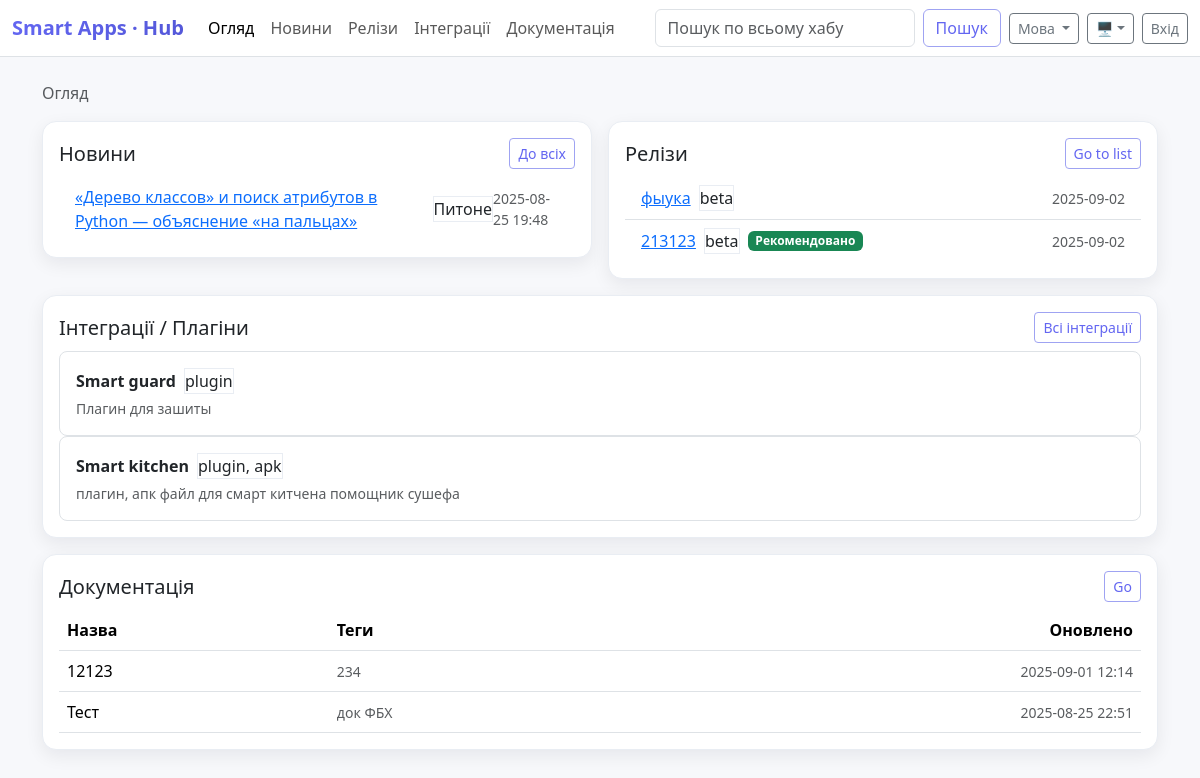
Before: / with the older database file.
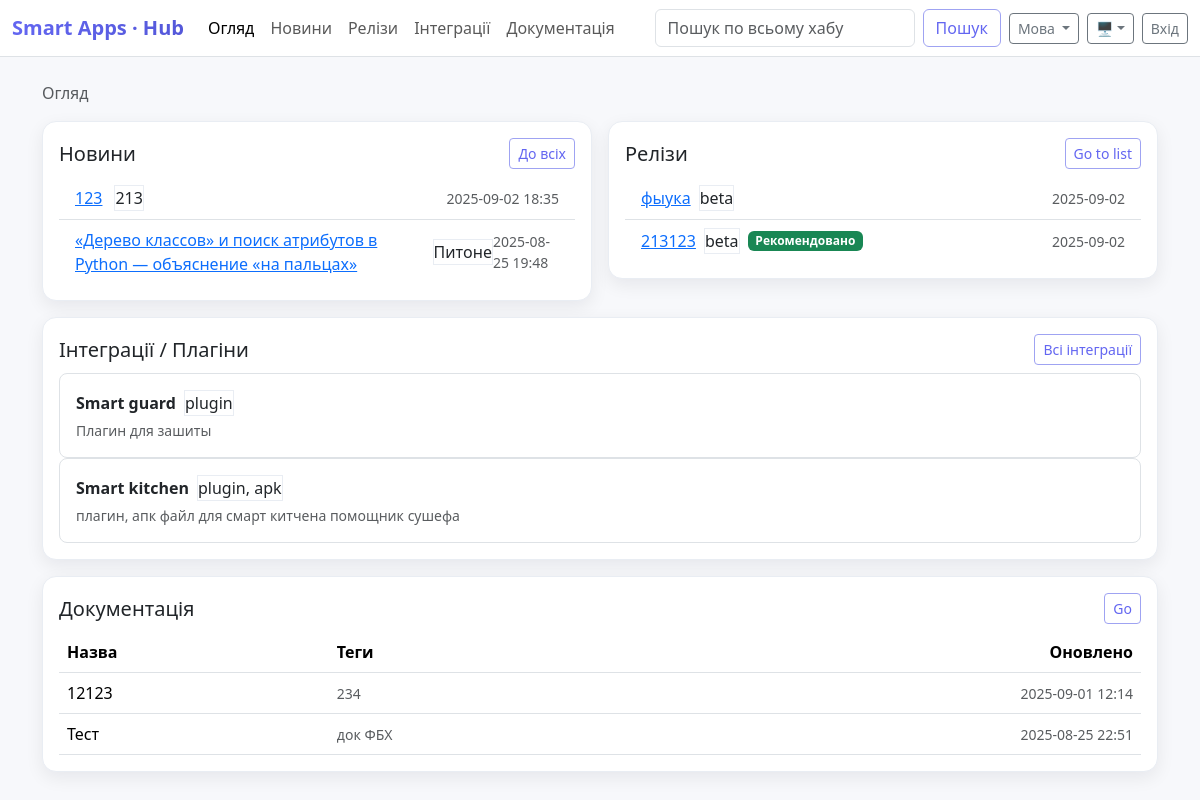
After: the same page with the newer database file.
### tables this page shows
CREATE TABLE news (
        id INTEGER PRIMARY KEY AUTOINCREMENT,
        title TEXT NOT NULL,
        body_md TEXT NOT NULL,
        tags TEXT DEFAULT '',
        created_at TEXT NOT NULL,
        author TEXT DEFAULT ''
    , body_html TEXT NOT NULL DEFAULT '');

CREATE TABLE syrve_releases (
        id INTEGER PRIMARY KEY AUTOINCREMENT,
        name TEXT NOT NULL,
        slug TEXT NOT NULL UNIQUE,
        released_at TEXT NOT NULL,
        channel TEXT NOT NULL DEFAULT 'stable',
        is_recommended INTEGER NOT NULL DEFAULT 0,
        is_lt INTEGER NOT NULL DEFAULT 0
    , notes_html TEXT NOT NULL DEFAULT '');

CREATE TABLE plugins (
        id INTEGER PRIMARY KEY AUTOINCREMENT,
        slug TEXT NOT NULL UNIQUE,
        name TEXT NOT NULL,
        description TEXT NOT NULL,
        repo_url TEXT DEFAULT '',
        homepage TEXT DEFAULT '',
        is_active INTEGER NOT NULL DEFAULT 1
    , category TEXT NOT NULL DEFAULT '');

CREATE TABLE docs (
        id INTEGER PRIMARY KEY AUTOINCREMENT,
        title TEXT NOT NULL,
        description_md TEXT NOT NULL,
        link TEXT DEFAULT '',
        file_path TEXT DEFAULT '',
        tags TEXT DEFAULT '',
        updated_at TEXT NOT NULL
    );

### db.php (called while the page is built, shortened)
<?php
function db(): PDO {
    static $pdo = null;
    if ($pdo === null) {
        $dataDir = __DIR__ . '/data';
        $pdo = new PDO('sqlite:' . $dataDir . '/app.db');
        $pdo->setAttribute(PDO::ATTR_ERRMODE, PDO::ERRMODE_EXCEPTION);
        $pdo->exec('PRAGMA foreign_keys = ON;');
        $pdo->exec('PRAGMA journal_mode = WAL;');
        $pdo->exec('PRAGMA synchronous = NORMAL;');
        $pdo->exec('PRAGMA busy_timeout = 5000;');
        migrate($pdo);
    }
    return $pdo;
}
function col_exists(PDO $pdo, string $table, string $col): bool {
    $st = $pdo->query("PRAGMA table_info($table)");
    foreach ($st->fetchAll(PDO::FETCH_ASSOC) as $r) {
        if (strcasecmp((string)$r['name'], $col) === 0) return true;
    }
    return false;
}
function add_col_if_missing(PDO $pdo, string $table, string $col, string $typeSql): void {
    if (!col_exists($pdo, $table, $col)) {
        $pdo->exec("ALTER TABLE $table ADD COLUMN $col $typeSql");
    }
}
function migrate(PDO $pdo): void {
    $pdo->exec("
        CREATE TABLE IF NOT EXISTS news(
            id INTEGER PRIMARY KEY AUTOINCREMENT,
            title      TEXT NOT NULL,
            body_md    TEXT NOT NULL DEFAULT '',
            body_html  TEXT NOT NULL DEFAULT '',
            tags       TEXT DEFAULT '',
            created_at TEXT NOT NULL,
            author     TEXT DEFAULT ''
        );
    ");
    $pdo->exec("
        CREATE TABLE IF NOT EXISTS docs(
            id INTEGER PRIMARY KEY AUTOINCREMENT,
            title          TEXT NOT NULL,
            description_md TEXT NOT NULL,
            link           TEXT DEFAULT '',
            file_path      TEXT DEFAULT '',
            tags           TEXT DEFAULT '',
            updated_at     TEXT NOT NULL
        );
    ");
    $pdo->exec("
        CREATE TABLE IF NOT EXISTS plugins(
            id        INTEGER PRIMARY KEY AUTOINCREMENT,
            slug      TEXT NOT NULL UNIQUE,
            name      TEXT NOT NULL,
            description TEXT NOT NULL,
            repo_url  TEXT DEFAULT '',
            homepage  TEXT DEFAULT '',
            is_active INTEGER NOT NULL DEFAULT 1,
            category  TEXT NOT NULL DEFAULT ''
        );
    ");
    $pdo->exec("
        CREATE TABLE IF NOT EXISTS plugin_versions(
            id          INTEGER PRIMARY KEY AUTOINCREMENT,
            plugin_id   INTEGER NOT NULL REFERENCES plugins(id) ON DELETE CASCADE,
            version     TEXT NOT NULL,
            channel     TEXT NOT NULL,
            min_syrve   TEXT NOT NULL,
            released_at TEXT NOT NULL,
            file_path   TEXT DEFAULT '',
            checksum    TEXT DEFAULT '',
            changelog_md TEXT DEFAULT ''
        );
    ");
    $pdo->exec("
        CREATE TABLE IF NOT EXISTS syrve_releases(
            id             INTEGER PRIMARY KEY AUTOINCREMENT,
            name           TEXT NOT NULL,
            slug           TEXT NOT NULL UNIQUE,
            released_at    TEXT NOT NULL,
            channel        TEXT NOT NULL,
            is_recommended INTEGER NOT NULL DEFAULT 0,
            is_lt          INTEGER NOT NULL DEFAULT 0,
            notes_html     TEXT NOT NULL DEFAULT ''
        );
    ");
    $pdo->exec("
        CREATE TABLE IF NOT EXISTS users(
            id INTEGER PRIMARY KEY AUTOINCREMENT,
            username     TEXT NOT NULL UNIQUE,
            password_hash TEXT NOT NULL,
            role         TEXT NOT NULL DEFAULT 'editor',
            is_active    INTEGER NOT NULL DEFAULT 1,
            created_at   TEXT NOT NULL
        );
    ");
    add_col_if_missing($pdo, 'news', 'body_html', "TEXT NOT NULL DEFAULT ''");
    add_col_if_missing($pdo, 'syrve_releases', 'notes_html', "TEXT NOT NULL DEFAULT ''");
    add_col_if_missing($pdo, 'plugins', 'category', "TEXT NOT NULL DEFAULT ''");
    $pdo->exec("
        CREATE TABLE IF NOT EXISTS plugin_files(
            id INTEGER PRIMARY KEY AUTOINCREMENT,
            plugin_version_id INTEGER NOT NULL REFERENCES plugin_versions(id) ON DELETE CASCADE,
            label      TEXT NOT NULL DEFAULT '',
            file_path  TEXT NOT NULL,
            checksum   TEXT NOT NULL DEFAULT '',
            ext        TEXT NOT NULL DEFAULT '',
            size_bytes INTEGER NOT NULL DEFAULT 0
        );
    ");
    add_col_if_missing($pdo, 'plugin_files', 'ext', "TEXT NOT NULL DEFAULT ''");
    add_col_if_missing($pdo, 'plugin_files', 'size_bytes', "INTEGER NOT NULL DEFAULT 0");
    $u = __DIR__ . '/uploads';
    $pdo->exec("
        CREATE VIRTUAL TABLE IF NOT EXISTS search_all USING fts5(
            type,              -- 'news' | 'doc' | 'plugin'
            rid UNINDEXED,     -- id строки в своей таблице
            title,
            body,
            tags,
            tokenize='unicode61'
        );
    ");
    $pdo->exec("
        CREATE TRIGGER IF NOT EXISTS trg_news_ai AFTER INSERT ON news BEGIN
          INSERT INTO search_all(type,rid,title,body,tags)
          VALUES('news', NEW.id, NEW.title, COALESCE(NULLIF(NEW.body_html,''), NEW.body_md), COALESCE(NEW.tags,''));
        END;
    ");
    $pdo->exec("
        CREATE TRIGGER IF NOT EXISTS trg_news_au AFTER UPDATE ON news BEGIN
          DELETE FROM search_all WHERE type='news' AND rid=OLD.id;
          INSERT INTO search_all(type,rid,title,body,tags)
          VALUES('news', NEW.id, NEW.title, COALESCE(NULLIF(NEW.body_html,''), NEW.body_md), COALESCE(NEW.tags,''));
        END;
    ");
    $pdo->exec("
        CREATE TRIGGER IF NOT EXISTS trg_news_ad AFTER DELETE ON news BEGIN
          DELETE FROM search_all WHERE type='news' AND rid=OLD.id;
        END;
    ");
    $pdo->exec("
        CREATE TRIGGER IF NOT EXISTS trg_docs_ai AFTER INSERT ON docs BEGIN
          INSERT INTO search_all(type,rid,title,body,tags)
          VALUES('doc', NEW.id, NEW.title, NEW.description_md, COALESCE(NEW.tags,''));
        END;
    ");
    $pdo->exec("
        CREATE TRIGGER IF NOT EXISTS trg_docs_au AFTER UPDATE ON docs BEGIN
          DELETE FROM search_all WHERE type='doc' AND rid=OLD.id;
          INSERT INTO search_all(type,rid,title,body,tags)
          VALUES('doc', NEW.id, NEW.title, NEW.description_md, COALESCE(NEW.tags,''));
        END;
    ");
    $pdo->exec("
        CREATE TRIGGER IF NOT EXISTS trg_docs_ad AFTER DELETE ON docs BEGIN
          DELETE FROM search_all WHERE type='doc' AND rid=OLD.id;
        END;
    ");
    $pdo->exec("
        CREATE TRIGGER IF NOT EXISTS trg_plugins_ai AFTER INSERT ON plugins BEGIN
          INSERT INTO search_all(type,rid,title,body,tags)
          VALUES('plugin', NEW.id, NEW.name, NEW.description, COALESCE(NEW.category,''));
        END;
    ");
    $pdo->exec("
        CREATE TRIGGER IF NOT EXISTS trg_plugins_au AFTER UPDATE ON plugins BEGIN
          DELETE FROM search_all WHERE type='plugin' AND rid=OLD.id;
          INSERT INTO search_all(type,rid,title,body,tags)
          VALUES('plugin', NEW.id, NEW.name, NEW.description, COALESCE(NEW.category,''));
        END;
    ");
    $pdo->exec("
        CREATE TRIGGER IF NOT EXISTS trg_plugins_ad AFTER DELETE ON plugins BEGIN
          DELETE FROM search_all WHERE type='plugin' AND rid=OLD.id;
        END;
    ");
    try {
        $cnt = (int)$pdo->query("SELECT COUNT(*) FROM search_all")->fetchColumn();
    } catch (Throwable $e) {
        $cnt = 0;
    }
}

### helpers.php (called while the page is built, shortened)
<?php
require_once __DIR__.'/db.php';
if (!function_exists('__')) {
    function __($key): string {
        $d = $GLOBALS['I18N'] ?? [];
        return (string)($d[$key] ?? $key);
    }
}
function e($s){ return htmlspecialchars((string)($s ?? ''), ENT_QUOTES, 'UTF-8'); }
function db_all($sql, $params = []){
    $st = db()->prepare($sql);
    $st->execute($params);
    return $st->fetchAll(PDO::FETCH_ASSOC);
}

### index.php (the view, shortened to what the changed rows need)
<?php
require_once __DIR__.'/helpers.php';
include __DIR__.'/partials_header.php';
$news  = db_all("SELECT id,title,tags,created_at FROM news ORDER BY datetime(created_at) DESC LIMIT 5");
$rels  = db_all("SELECT name,slug,released_at,channel,is_recommended,is_lt FROM syrve_releases ORDER BY datetime(released_at) DESC LIMIT 5");
$plugs = db_all("SELECT id,name,description,category FROM plugins WHERE is_active=1 ORDER BY LOWER(category), LOWER(name) LIMIT 8");
$docs  = db_all("SELECT id,title,tags,updated_at FROM docs ORDER BY datetime(updated_at) DESC LIMIT 6");
?>
<div class="row g-3">
    <div class="col-lg-6">
        <div class="card card-hover">
            <div class="card-body">
                <ul class="list-group list-group-flush">
                    <?php foreach($news as $n): ?>
                        <li class="list-group-item d-flex align-items-center">
                            <a class="me-2" href="news_view.php?id=<?=$n['id']?>"><?=e($n['title'])?></a>
                            <?php if($n['tags']): ?><span class="chip ms-1"><?=e($n['tags'])?></span><?php endif; ?>
                            <span class="small text-muted ms-auto"><?=e($n['created_at'])?></span>
                        </li>
                    <?php endforeach; if(empty($news)) echo '<li class="list-group-item text-muted">'.__('No news yet').'</li>'; ?>
                </ul>
            </div>
        </div>
    </div>
    <div class="col-lg-6">
        <div class="card card-hover">
            <div class="card-body">
                <ul class="list-group list-group-flush">
                    <?php foreach($rels as $r): ?>
                        <li class="list-group-item d-flex align-items-center">
                            <a class="me-2" href="release_view.php?slug=<?=urlencode($r['slug'])?>"><?=e($r['name'])?></a>
                            <span class="chip"><?=e($r['channel'])?></span>
                            <?php if($r['is_recommended']): ?><span class="badge bg-success ms-2"><?=__('Recommended')?></span><?php endif; ?>
                            <span class="small text-muted ms-auto"><?=e($r['released_at'])?></span>
                        </li>
                    <?php endforeach; if(empty($rels)) echo '<li class="list-group-item text-muted">'.__('No releases yet').'</li>'; ?>
                </ul>
            </div>
        </div>
    </div>
    <div class="col-12">
        <div class="card card-hover">
            <div class="card-body">
                <div class="grid-cards">
                    <?php foreach($plugs as $p): ?>
                        <div class="p-3 border rounded-3">
                            <div class="d-flex align-items-center gap-2 mb-1">
                                <div class="fw-semibold"><?=e($p['name'])?></div>
                                <?php if(!empty($p['category'])): ?><span class="chip"><?=e($p['category'])?></span><?php endif; ?>
                            </div>
                            <div class="text-muted small"><?=e($p['description'])?></div>
                        </div>
                    <?php endforeach; if(empty($plugs)) echo '<div class="text-muted">'.__('No plugins yet').'</div>'; ?>
                </div>
            </div>
        </div>
    </div>
    <div class="col-12">
        <div class="card card-hover">
            <div class="card-body">
                <div class="table-responsive">
                    <table class="table align-middle mb-0 responsive-cards">
                        <thead><tr><th><?=__('Title')?></th><th><?=__('Tags')?></th><th class="text-end"><?=__('Updated')?></th></tr></thead>
                        <tbody>
                        <?php foreach($docs as $d): ?>
                            <tr>
                                <td><?=e($d['title'])?></td>
                                <td class="text-muted small"><?=e($d['tags'])?></td>
                                <td class="text-end text-muted small"><?=e($d['updated_at'])?></td>
                            </tr>
                        <?php endforeach; if(empty($docs)) echo '<tr><td colspan="3" class="text-muted">'.__('No documents yet').'</td></tr>'; ?>
                        </tbody>
                    </table>
                </div>
            </div>
        </div>
    </div>
</div>
<?php include __DIR__.'/partials_footer.php'; ?>

Changed rows visible on the page:
added news: title "123", tags "213", created_at "2025-09-02 18:35"
